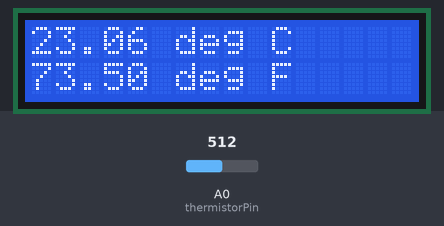
Bench run of a sketch on a simulated Arduino Uno, built with avr-gcc and run on an emulated ATmega328P. Shown: 16×2 character LCD. The inputs (shaded band) are chosen by the test bench; at power-on: A0 (thermistorPin) = 512. What the sketch prints to the serial monitor is not drawn.

Above: at 2.2 s.
2.3 s: A0 (thermistorPin) set to 716
At 3.8 s:
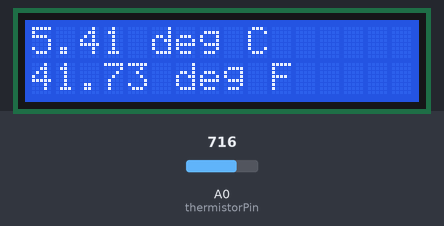
6.4 s: A0 (thermistorPin) set to 900
At 7.9 s:
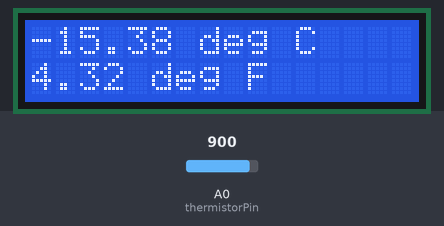
9.6 s: A0 (thermistorPin) set to 1023
At 10.9 s:
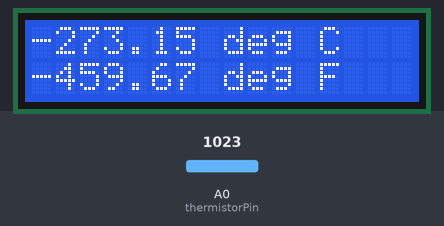
Timing chart, 0 to 12.6 s (numbered marks = the images above; inputs shaded):
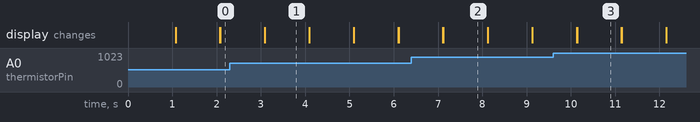

Measured:
- after the input at 2.3 s, the display: first differs from a run without the input after 0.79 s (image 1)
- after the input at 6.4 s, the display: first differs from a run without the input after 0.72 s (image 2)
- after the input at 9.6 s, the display: first differs from a run without the input after 0.54 s (image 3)
- what the display in image 1 shows lasts 1.0 s, from 3.1 s to 4.1 s

The sketch:

LCD_Thermistor.ino
```cpp
//Created 11/2/2021
//This code reads values from 10K Ohm thermistor and then coverts the readings into Celsius and Fahrenheit temperature readings
//Those readings are then displayed onto a 16x2 LCD display.


//Websites used for reference:
//    https://www.circuitbasics.com/arduino-thermistor-temperature-sensor-tutorial/
//    https://www.circuitbasics.com/how-to-set-up-an-lcd-display-on-an-arduino/


#include <LiquidCrystal.h>  //header file that is used for the LCD display


//Setting Variables:
const int thermistorPin = 0; //Calling out the pin # that the thermistor is plugged into
const float R = 10; //resistor value used in circuit [kOhms]
const float B = 3950;
LiquidCrystal lcd(12, 11, 5, 4, 3, 2); // Setting up the pins on the Arduino
float C;
float F;


//Convert ADC value to Celsius
float getTempC(float val){

  //Convert ADC value into resistor value
  float Rt = R/((1023.0/val)-1.0);

  //Convert resistor value into Temperature
  float T0 = 23.1 + 273.15;
  float R0 = 10; //kOhms

  float T = ((1/T0) + (1/B)*log(Rt/R0));
  T = 1/T;
  T = T - 273.15; //Celsius
  Serial.print(T);
  Serial.println(" °C");

  return (T);
  }

//Convert Celsius to Fahrenheit
float degC2degF(float T){

  float Far = (T*(9.0/5.0)) + 32.0;

  Serial.print(Far);
  Serial.println(" °F");

  return (Far);
  }


void setup() {
  // put your setup code here, to run once:

  Serial.begin(9600);

  lcd.begin(16, 2);  // Setting up the LCD with the columns and rows
  lcd.clear();       // Clears any text on LCD display

  lcd.setCursor(0,0);
  lcd.print("Thermometer");
  delay(1000);
  lcd.clear();

}

void loop() {
  // put your main code here, to run repeatedly:

  //Reading ADC value
  float val = analogRead(thermistorPin);

  //Calculating temperature values
  C = getTempC(val);
  F = degC2degF(C);

  //Displaying to LCD screen
  lcd.setCursor(0,0);
  lcd.print(C);
  lcd.print(" deg C");
  lcd.setCursor(0, 1); // Writing text onto the second line now
  lcd.print(F);
  lcd.print(" deg F");
  delay(1000);
  lcd.clear();


}
```
